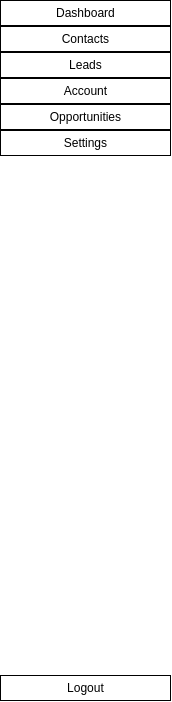
<?xml version="1.0" encoding="UTF-8"?>
<ui version="4.0">
 <class>sidebar</class>
 <widget class="QWidget" name="sidebar">
  <property name="geometry">
   <rect>
    <x>0</x>
    <y>0</y>
    <width>172</width>
    <height>702</height>
   </rect>
  </property>
  <property name="windowTitle">
   <string>Form</string>
  </property>
  <property name="styleSheet">
   <string notr="true">background-color: rgb(255, 255, 255);</string>
  </property>
  <widget class="QWidget" name="verticalLayoutWidget">
   <property name="geometry">
    <rect>
     <x>0</x>
     <y>0</y>
     <width>171</width>
     <height>701</height>
    </rect>
   </property>
   <layout class="QVBoxLayout" name="verticalLayout">
    <property name="spacing">
     <number>0</number>
    </property>
    <item>
     <widget class="QPushButton" name="dashboard_btn">
      <property name="sizePolicy">
       <sizepolicy hsizetype="Expanding" vsizetype="Fixed">
        <horstretch>0</horstretch>
        <verstretch>0</verstretch>
       </sizepolicy>
      </property>
      <property name="styleSheet">
       <string notr="true">QPushButton {
    background-color: rgb(255, 255, 255);
    border: 1px solid rgb(0, 0, 0);
    padding: 5px;
    color: rgb(0, 0, 0);
}

QPushButton:hover {
    background-color: rgb(0, 0, 0);
    border: 1px solid rgb(255, 255, 255);
    color: rgb(255, 255, 255);
}</string>
      </property>
      <property name="text">
       <string>Dashboard</string>
      </property>
      <property name="flat">
       <bool>true</bool>
      </property>
     </widget>
    </item>
    <item>
     <widget class="QPushButton" name="contacts_btn">
      <property name="sizePolicy">
       <sizepolicy hsizetype="Expanding" vsizetype="Fixed">
        <horstretch>0</horstretch>
        <verstretch>0</verstretch>
       </sizepolicy>
      </property>
      <property name="styleSheet">
       <string notr="true">QPushButton {
    background-color: rgb(255, 255, 255);
    border: 1px solid rgb(0, 0, 0);
    padding: 5px;
    color: rgb(0, 0, 0);
}

QPushButton:hover {
    background-color: rgb(0, 0, 0);
    border: 1px solid rgb(255, 255, 255);
    color: rgb(255, 255, 255);
}</string>
      </property>
      <property name="text">
       <string>Contacts</string>
      </property>
      <property name="flat">
       <bool>true</bool>
      </property>
     </widget>
    </item>
    <item>
     <widget class="QPushButton" name="leads_btn">
      <property name="sizePolicy">
       <sizepolicy hsizetype="Expanding" vsizetype="Fixed">
        <horstretch>0</horstretch>
        <verstretch>0</verstretch>
       </sizepolicy>
      </property>
      <property name="styleSheet">
       <string notr="true">QPushButton {
    background-color: rgb(255, 255, 255);
    border: 1px solid rgb(0, 0, 0);
    padding: 5px;
    color: rgb(0, 0, 0);
}

QPushButton:hover {
    background-color: rgb(0, 0, 0);
    border: 1px solid rgb(255, 255, 255);
    color: rgb(255, 255, 255);
}</string>
      </property>
      <property name="text">
       <string>Leads</string>
      </property>
      <property name="flat">
       <bool>true</bool>
      </property>
     </widget>
    </item>
    <item>
     <widget class="QPushButton" name="account_btn">
      <property name="sizePolicy">
       <sizepolicy hsizetype="Expanding" vsizetype="Fixed">
        <horstretch>0</horstretch>
        <verstretch>0</verstretch>
       </sizepolicy>
      </property>
      <property name="styleSheet">
       <string notr="true">QPushButton {
    background-color: rgb(255, 255, 255);
    border: 1px solid rgb(0, 0, 0);
    padding: 5px;
    color: rgb(0, 0, 0);
}

QPushButton:hover {
    background-color: rgb(0, 0, 0);
    border: 1px solid rgb(255, 255, 255);
    color: rgb(255, 255, 255);
}</string>
      </property>
      <property name="text">
       <string>Account</string>
      </property>
      <property name="flat">
       <bool>true</bool>
      </property>
     </widget>
    </item>
    <item>
     <widget class="QPushButton" name="opportunities_btn">
      <property name="sizePolicy">
       <sizepolicy hsizetype="Expanding" vsizetype="Fixed">
        <horstretch>0</horstretch>
        <verstretch>0</verstretch>
       </sizepolicy>
      </property>
      <property name="styleSheet">
       <string notr="true">QPushButton {
    background-color: rgb(255, 255, 255);
    border: 1px solid rgb(0, 0, 0);
    padding: 5px;
    color: rgb(0, 0, 0);
}

QPushButton:hover {
    background-color: rgb(0, 0, 0);
    border: 1px solid rgb(255, 255, 255);
    color: rgb(255, 255, 255);
}</string>
      </property>
      <property name="text">
       <string>Opportunities</string>
      </property>
      <property name="flat">
       <bool>true</bool>
      </property>
     </widget>
    </item>
    <item>
     <widget class="QPushButton" name="settings_btn">
      <property name="sizePolicy">
       <sizepolicy hsizetype="Expanding" vsizetype="Fixed">
        <horstretch>0</horstretch>
        <verstretch>0</verstretch>
       </sizepolicy>
      </property>
      <property name="styleSheet">
       <string notr="true">QPushButton {
    background-color: rgb(255, 255, 255);
    border: 1px solid rgb(0, 0, 0);
    padding: 5px;
    color: rgb(0, 0, 0);
}

QPushButton:hover {
    background-color: rgb(0, 0, 0);
    border: 1px solid rgb(255, 255, 255);
    color: rgb(255, 255, 255);
}</string>
      </property>
      <property name="text">
       <string>Settings</string>
      </property>
      <property name="flat">
       <bool>true</bool>
      </property>
     </widget>
    </item>
    <item>
     <spacer name="verticalSpacer">
      <property name="orientation">
       <enum>Qt::Orientation::Vertical</enum>
      </property>
      <property name="sizeType">
       <enum>QSizePolicy::Policy::Expanding</enum>
      </property>
      <property name="sizeHint" stdset="0">
       <size>
        <width>20</width>
        <height>40</height>
       </size>
      </property>
     </spacer>
    </item>
    <item>
     <widget class="QPushButton" name="logout_btn">
      <property name="sizePolicy">
       <sizepolicy hsizetype="Expanding" vsizetype="Fixed">
        <horstretch>0</horstretch>
        <verstretch>0</verstretch>
       </sizepolicy>
      </property>
      <property name="minimumSize">
       <size>
        <width>0</width>
        <height>0</height>
       </size>
      </property>
      <property name="maximumSize">
       <size>
        <width>16777215</width>
        <height>16777215</height>
       </size>
      </property>
      <property name="styleSheet">
       <string notr="true">QPushButton {
    background-color: rgb(255, 255, 255);
    border: 1px solid rgb(0, 0, 0);
    padding: 5px;
    color: rgb(0, 0, 0);
}

QPushButton:hover {
    background-color: rgb(0, 0, 0);
    border: 1px solid rgb(255, 255, 255);
    color: rgb(255, 255, 255);
}</string>
      </property>
      <property name="text">
       <string>Logout</string>
      </property>
      <property name="flat">
       <bool>true</bool>
      </property>
     </widget>
    </item>
   </layout>
  </widget>
 </widget>
 <resources/>
 <connections/>
</ui>
